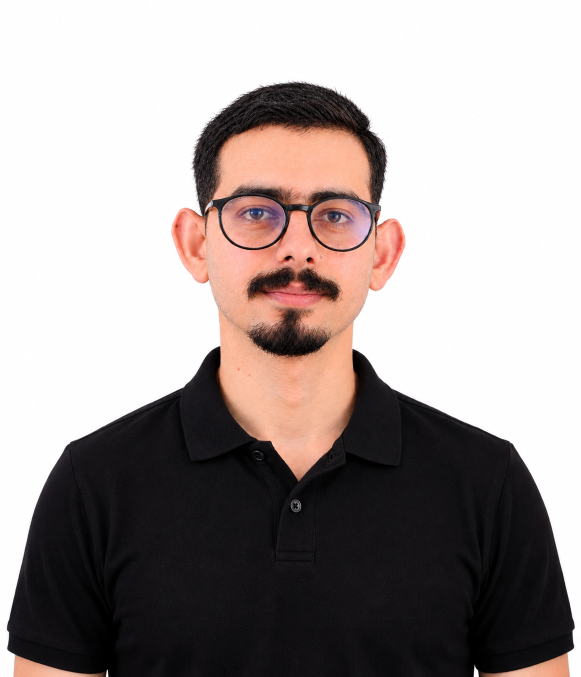
#> input picture source/portrait.png, 1162 x 1353 px (shown at 1/2 size)
$ python make_portrait.py
#> lines starting #> are read from the running program, lines starting #| are printed output that depends on the picture
"""Generate the portfolio portrait assets from the source PNG.

Usage:
  python scripts/make_portrait.py

Writes public/images/mohamed-amiri.jpg (800x800) and
public/images/mohamed-amiri-400.jpg (400x400), square-cropped.
"""
import os

from PIL import Image

ROOT = os.path.dirname(os.path.dirname(os.path.abspath(__file__)))
SRC = os.path.join(ROOT, "source", "portrait.png")
OUT_DIR = os.path.join(ROOT, "public", "images")
FILES = [
    ("mohamed-amiri.jpg", 800, 86),
    ("mohamed-amiri-400.jpg", 400, 84),
]


def main():
    im = Image.open(SRC).convert("RGB")
#> im is the input picture: PIL image 1162x1353 RGB; mean R, G, B 163.5, 154.6, 152.7
    w, h = im.size
#> w = 1162; h = 1353
    print("source", w, h)
#| source 1162 1353

    # Keep the full width, anchor the square near the top of the frame so the
    # head keeps headroom and the shoulders / polo fill the lower part.
    side = w
#> side = 1162
    top = 30
    square = im.crop((0, top, side, top + side))
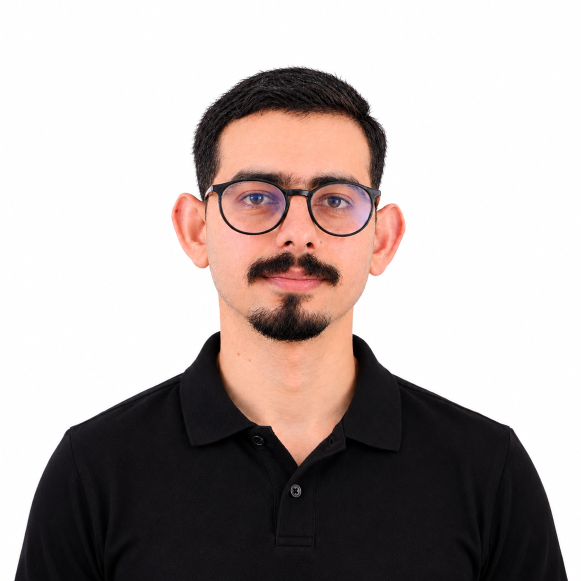
#> square: PIL image 1162x1162 RGB (shown at 1/2 size); mean R, G, B 179.5, 169.6, 167.2

    for name, size, quality in FILES:
        out = square.resize((size, size), Image.LANCZOS)
        out.save(
            os.path.join(OUT_DIR, name),
            quality=quality,
            optimize=True,
            progressive=True,
        )
        print("wrote", name, out.size)
#> this loop made 2 passes
#> pass 1, in main, `out = square.resize((size, size), Image.LANCZOS)`:
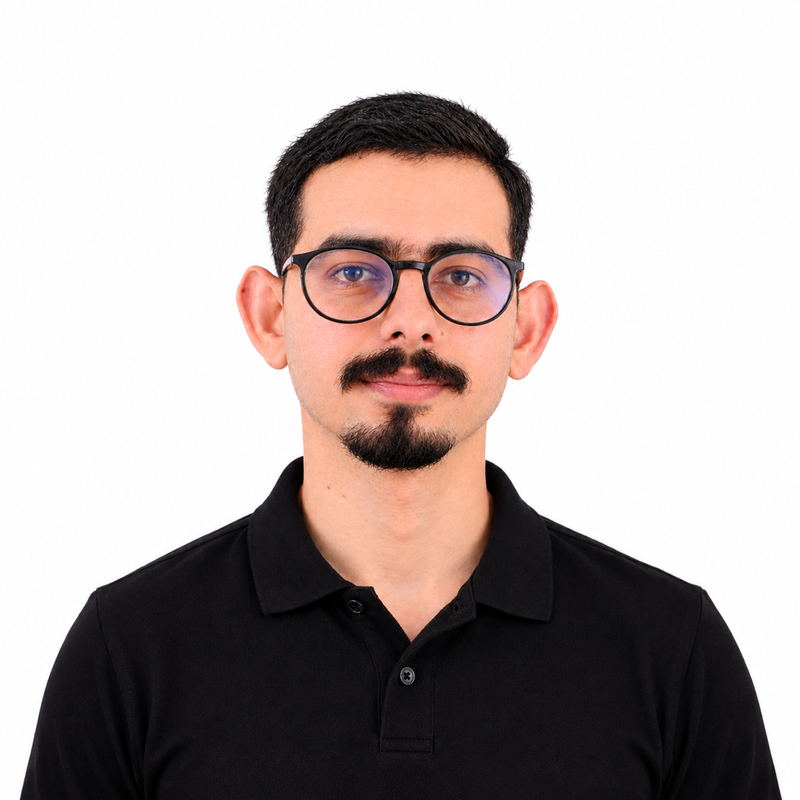
#> out: PIL image 800x800 RGB; mean R, G, B 179.5, 169.6, 167.2


if __name__ == "__main__":
    main()
